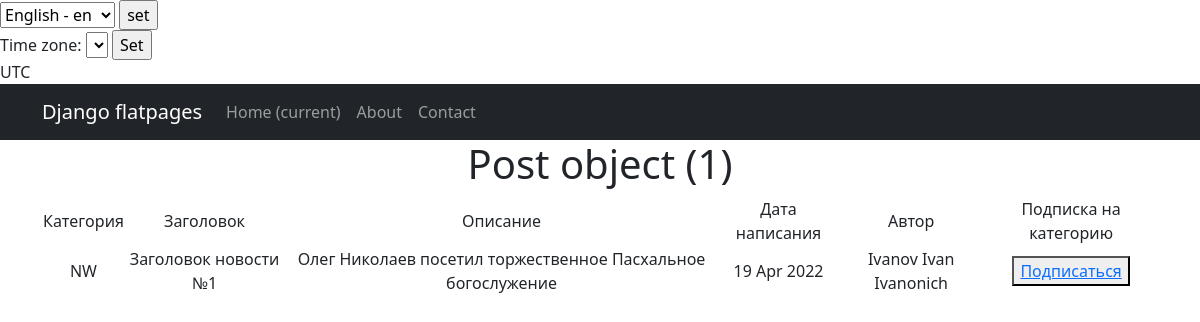
Screenshot of /news/1 with the database file from the repository.
### news/models.py (models this page shows, shortened)
class Post(models.Model):
    author = models.ForeignKey(Author, on_delete=models.CASCADE)
    NEWS = 'NW'
    ARTICLE = 'AR'
    CATEGORY_CHOICES = (
        (NEWS, 'Новость'),
        (ARTICLE, 'Статья'),
    )
    categoryType = models.CharField(max_length=2, choices=CATEGORY_CHOICES, default=ARTICLE)
    dateCreation = models.DateTimeField(auto_now_add=True)
    postCategory = models.ManyToManyField(Category, through='PostCategory')
    title = models.CharField(max_length=128)
    text = models.TextField()
    rating = models.SmallIntegerField(default=0)

class Author(models.Model):
    authorUser = models.OneToOneField(User, on_delete=models.CASCADE)
    ratingAuthor = models.SmallIntegerField(default=0)

### news/views.py (the view)
# urls.py: path('<int:pk>', cache_page(30*10)(PostDetail.as_view()), name='post_detail'), # добавим кэширование на детали товара. Раз в 10 минут (запись в сек) товар будет записываться в кэш для экономии ресурсо
class PostDetail(DetailView):
    model = Post
    template_name = 'newso.html'
    context_object_name = 'post'
    queryset = Post.objects.all()
    def get_object(self, *args, **kwargs):  # переопределяем метод получения объекта, как ни странно
        obj = cache.get(f'post-{self.kwargs["pk"]}',
                        None)  # кэш очень похож на словарь, и метод get действует так же. Он забирает значение по ключу, если его нет, то забирает None.
        if not obj:
            obj = super().get_object(queryset=self.queryset)
            cache.set(f'post-{self.kwargs["pk"]}', obj)
        return obj

### news/templatetags/custom_filters.py (called while the page is built)
@register.filter()
def censor(value):
      return value.replace("редиска", "р******")

### templates/newso.html (shortened to what this page needs)
{% extends 'flatpages/default.html' %}
{% load custom_filters %}
{% block content %}
<h1>{{ post }}</h1>
<table>
           <tr>
               <td>Категория</td>
               <td>Заголовок</td>
               <td>Описание</td>
               <td>Дата написания</td>
               <td>Автор</td>
               <td>Подписка на категорию</td>
           </tr>
           <tr>
               <td>{{ post.categoryType }}</td>
               <td>{{ post.title|censor}}</td>
               <td>{{ post.text|censor}}</td>
               <td>{{ post.dateCreation|date:'d M Y' }}</td>
               <td>{{ post.author.authorUser }}</td>
               <td><button> <a href="upgrade/">Подписаться</a> </button></td>
           </tr>
       </table>
{% endblock content %}

### rows the page displays
Post: id "Post object (1)", categoryType "NW", title|censor "Заголовок новости №1", text|censor "Олег Николаев посетил торжественное Пасхальное богослужение", dateCreation "19 Apr 2022", author.authorUser "Ivanov Ivan Ivanonich"

### other values shown
{{ TIME_ZONE }} "UTC"
form field language "English - en"
